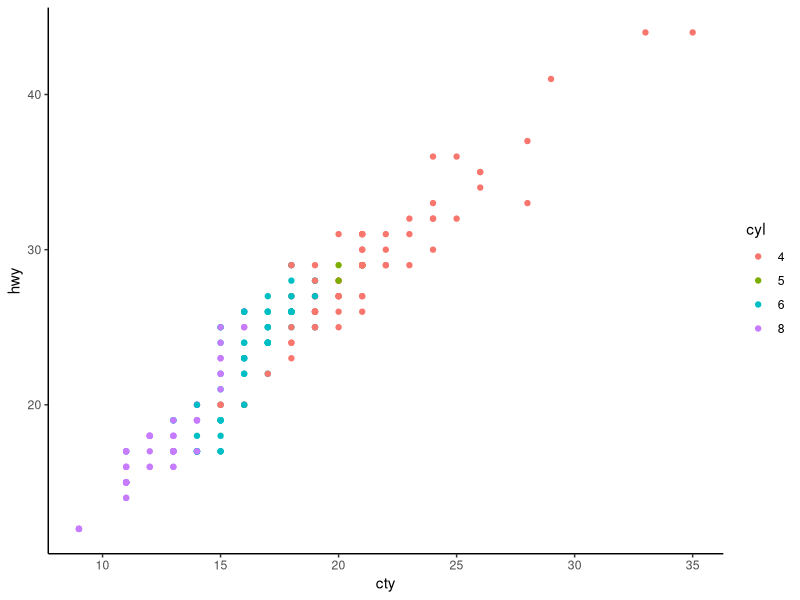

The R source for this figure:
## ---- chunk 1
knitr::opts_chunk$set(echo = TRUE)
## ---- chunk 2
library(tidyverse)
mpg$cyl <- factor(mpg$cyl)
ggplot(mpg, aes(x = cty, y = hwy, col = cyl)) +
  geom_point() +
  theme_classic()
## ---- chunk 3
x <- c(1,2,3)
mean(x)
